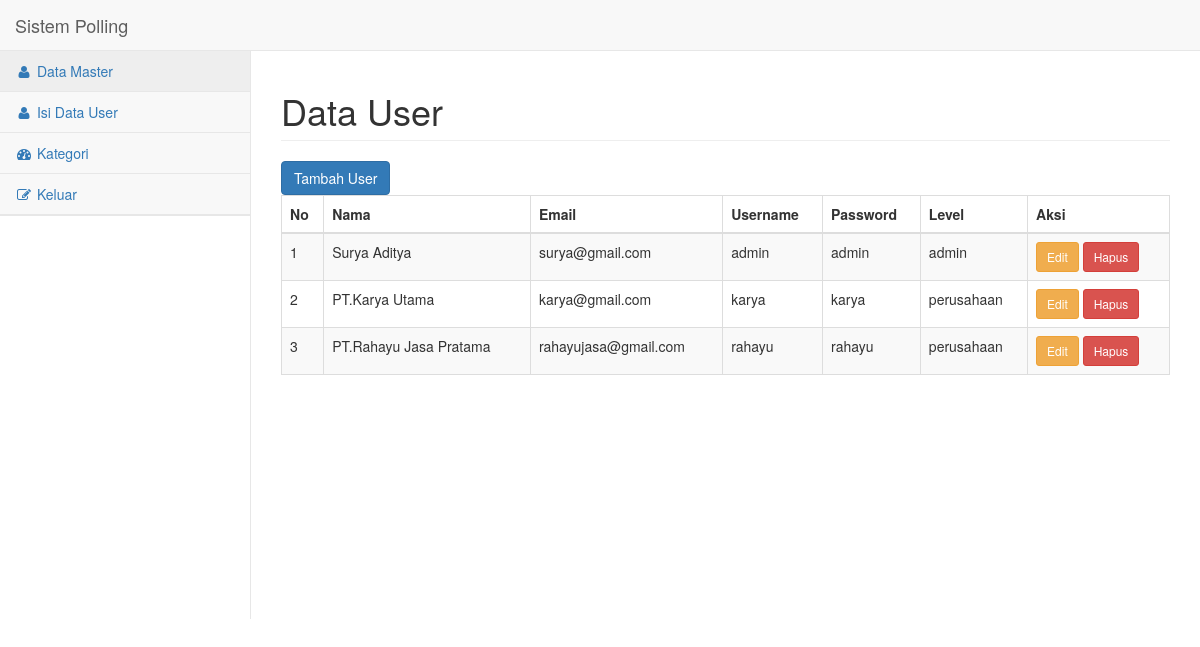
/datamaster.php, run on the app's committed database.
### tables this page shows
CREATE TABLE `user` (
  `id_user` int(30) NOT NULL,
  `nama` varchar(30) NOT NULL,
  `email` varchar(30) NOT NULL,
  `username` varchar(30) NOT NULL,
  `password` varchar(30) NOT NULL,
  `level` varchar(30) NOT NULL
);

### datamaster.php (the view, shortened to what this page needs)
<!DOCTYPE html>
<?php
    require 'sideindex.php';
?>
        <div id="page-wrapper">
            <div class="row">
                <div class="col-lg-12">
                    <h1 class="page-header">Data User</h1>
                </div>
            </div>
    <link rel="stylesheet" type="text/css" href="css/bootstrap.min.css"/>
    <link rel="stylesheet" type="text/css" href="datatables/lib/css/dataTables.bootstrap.min.css"/>
  </head>
  <body>
      <div class="table-responsive">
        <a class="btn btn-primary"  href="isidatauser.php">Tambah User</a>
        <table class="table table-striped table-bordered table-hover" id="dataTables-example">
          <thead>
            <tr>
              <th>No</th>
              <th>Nama</th>
              <th>Email</th>
              <th>Username</th>
              <th>Password</th>
              <th>Level</th>
              <th>Aksi</th>
            </tr>
          </thead>
          <tbody>
            <?php
              include 'connect.php';
              $query = mysqli_query($connect,"select * from user");
              $no = 1;
              while ( $data = mysqli_fetch_array($query) ) {
            ?>
            <tr>
              <td><?php echo $no++; ?></td>
              <td><?php echo $data['nama']; ?></td>
              <td><?php echo $data['email']; ?></td>
              <td><?php echo $data['username']; ?></td>
              <td><?php echo $data['password']; ?></td>
              <td><?php echo $data['level']; ?></td>
              <td>
              <a href='<?php echo "edit_user.php?id=" . $data['id_user'] ?>' class='btn btn-warning btn-sm'>Edit</a>
              <a href='<?php echo "delete_user.php?id=" . $data['id_user']?>' class='btn btn-danger btn-sm'>Hapus</a>
              </td>
            </tr>
            <?php } ?>
          </tbody>
        </table>
      </div>
    </div>
  </body>
</html>

### data on the page
user: nama "Surya Aditya", email "surya@gmail.com", username "admin", password "admin", level "admin"
user: nama "PT.Karya Utama", email "karya@gmail.com", username "karya", password "karya", level "perusahaan"
user: nama "PT.Rahayu Jasa Pratama", email "rahayujasa@gmail.com", username "rahayu", password "rahayu", level "perusahaan"
